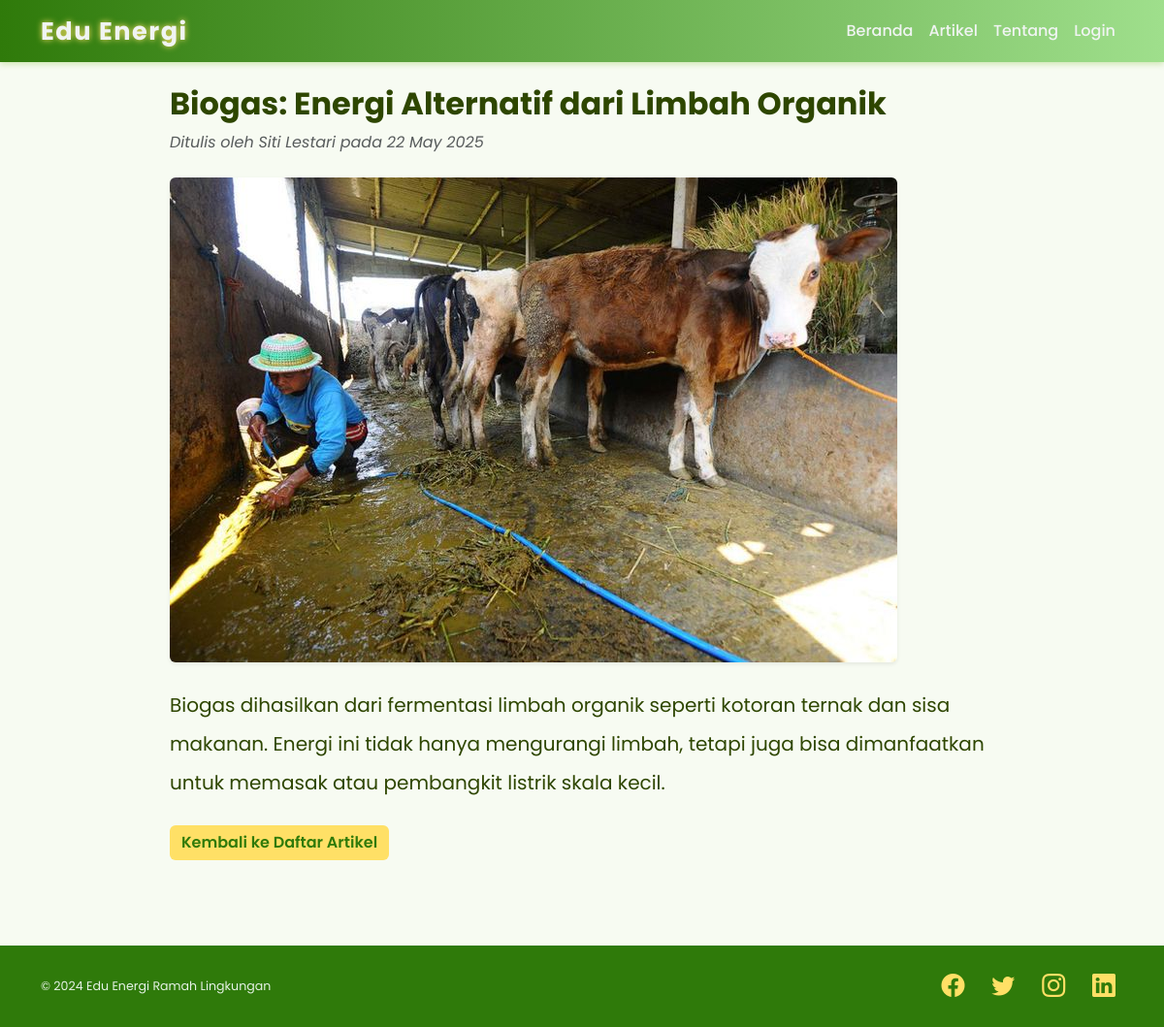
Page /article_detail.php?id=3 on the committed database.
### tables this page shows
CREATE TABLE `articles` (
  `id` int(11) NOT NULL,
  `title` varchar(255) NOT NULL,
  `author` varchar(100) NOT NULL,
  `content` text NOT NULL,
  `image` varchar(255) DEFAULT NULL,
  `created_at` datetime NOT NULL DEFAULT current_timestamp()
);

### inc/functions.php (called while the page is built, shortened)
<?php
function get_article_by_id($conn, $id) {
    $stmt = $conn->prepare("SELECT * FROM articles WHERE id = ?");
    $stmt->bind_param("i", $id);
    $stmt->execute();
    $article = $stmt->get_result()->fetch_assoc();
    return $article;
}
?>

### article_detail.php (the view, shortened to what this page needs)
<?php
include 'inc/header.php';
require_once 'inc/functions.php';
$id = intval($_GET['id']);
$article = get_article_by_id($conn, $id);
$img_src = $article['image'] ? 'uploads/' . htmlspecialchars($article['image']) : 'https://source.unsplash.com/850x350/?environment,renewable,energy,nature';
?>
<article class="mx-auto" style="max-width: 850px;">
  <h2 class="fw-bold mb-2"><?php echo htmlspecialchars($article['title']); ?></h2>
  <p class="text-muted fst-italic mb-4">Ditulis oleh <?php echo htmlspecialchars($article['author']); ?> pada <?php echo date('d M Y', strtotime($article['created_at'])); ?></p>
  <img src="<?php echo $img_src; ?>" class="img-fluid rounded mb-4 shadow-sm" alt="article image" loading="lazy" />
  <div class="lh-lg fs-5" style="white-space: pre-line;"><?php echo nl2br(htmlspecialchars($article['content'])); ?></div>
  <a href="articles.php" class="btn btn-secondary mt-4">Kembali ke Daftar Artikel</a>
</article>
<?php
include 'inc/footer.php';
?>

### inc/header.php (style rules this page uses)
:root { --green-primary: #2f7a0a; --green-light: #9fdf8c; --yellow-primary: #ffe066; --yellow-dark: #ffb703; --text-dark: #2e4600; --bg-light: #f7fbf2; --shadow-color: rgba(139, 195, 74, 0.4); }
body { font-family: 'Poppins', sans-serif; background: var(--bg-light); color: var(--text-dark); scroll-behavior: smooth; }
a.btn-secondary { background: var(--yellow-primary); border: none; color: var(--green-primary); font-weight: 600; transition: background 0.3s ease; }

### rows in the picture
articles: title "Biogas: Energi Alternatif dari Limbah Organik", author "Siti Lestari", created_at "22 May 2025", image (picture), content "Biogas dihasilkan dari fermentasi limbah organik seperti kotoran ternak dan sisa makanan. Energi ini tidak hanya mengurangi limbah, tetapi juga bisa dimanfaatkan untuk memasak atau pembangkit listrik skala kecil."
